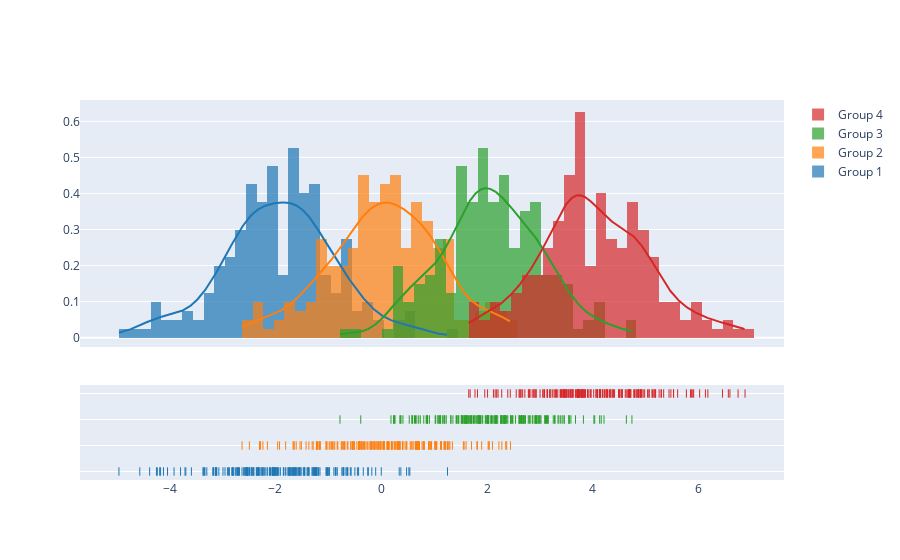

The cell this chart's notebook holds for it:
### Code cell
import plotly.figure_factory as ff

# Add histogram data
x1 = np.random.randn(200) - 2
x2 = np.random.randn(200)
x3 = np.random.randn(200) + 2
x4 = np.random.randn(200) + 4

# Group data together
hist_data = [x1, x2, x3, x4]

group_labels = ['Group 1', 'Group 2', 'Group 3', 'Group 4']

# Create distplot with custom bin_size
fig = ff.create_distplot(hist_data, group_labels, bin_size=.2)
fig.show()

### Figure 1 — Plotly figure (JSON) as saved in the notebook; plotly's stock layout.template omitted (floating-point values rounded to 4 significant figures; data arrays with more than 128 entries replaced by an {"elided": "..."} marker saying what was removed)
{"data": [{"autobinx": false, "histnorm": "probability density", "legendgroup": "Group 1", "marker": {"color": "rgb(31, 119, 180)"}, "name": "Group 1", "opacity": 0.7, "type": "histogram", "x": {"elided": "200 float values"}, "xaxis": "x", "xbins": {"end": 1.251, "size": 0.2, "start": -4.958}, "yaxis": "y"}, {"autobinx": false, "histnorm": "probability density", "legendgroup": "Group 2", "marker": {"color": "rgb(255, 127, 14)"}, "name": "Group 2", "opacity": 0.7, "type": "histogram", "x": {"elided": "200 float values"}, "xaxis": "x", "xbins": {"end": 2.441, "size": 0.2, "start": -2.631}, "yaxis": "y"}, {"autobinx": false, "histnorm": "probability density", "legendgroup": "Group 3", "marker": {"color": "rgb(44, 160, 44)"}, "name": "Group 3", "opacity": 0.7, "type": "histogram", "x": {"elided": "200 float values"}, "xaxis": "x", "xbins": {"end": 4.737, "size": 0.2, "start": -0.7809}, "yaxis": "y"}, {"autobinx": false, "histnorm": "probability density", "legendgroup": "Group 4", "marker": {"color": "rgb(214, 39, 40)"}, "name": "Group 4", "opacity": 0.7, "type": "histogram", "x": {"elided": "200 float values"}, "xaxis": "x", "xbins": {"end": 6.874, "size": 0.2, "start": 1.653}, "yaxis": "y"}, {"legendgroup": "Group 1", "marker": {"color": "rgb(31, 119, 180)"}, "mode": "lines", "name": "Group 1", "showlegend": false, "type": "scatter", "x": {"elided": "500 float values"}, "xaxis": "x", "y": {"elided": "500 float values"}, "yaxis": "y"}, {"legendgroup": "Group 2", "marker": {"color": "rgb(255, 127, 14)"}, "mode": "lines", "name": "Group 2", "showlegend": false, "type": "scatter", "x": {"elided": "500 float values"}, "xaxis": "x", "y": {"elided": "500 float values"}, "yaxis": "y"}, {"legendgroup": "Group 3", "marker": {"color": "rgb(44, 160, 44)"}, "mode": "lines", "name": "Group 3", "showlegend": false, "type": "scatter", "x": {"elided": "500 float values"}, "xaxis": "x", "y": {"elided": "500 float values"}, "yaxis": "y"}, {"legendgroup": "Group 4", "marker": {"color": "rgb(214, 39, 40)"}, "mode": "lines", "name": "Group 4", "showlegend": false, "type": "scatter", "x": {"elided": "500 float values"}, "xaxis": "x", "y": {"elided": "500 float values"}, "yaxis": "y"}, {"legendgroup": "Group 1", "marker": {"color": "rgb(31, 119, 180)", "symbol": "line-ns-open"}, "mode": "markers", "name": "Group 1", "showlegend": false, "type": "scatter", "x": {"elided": "200 float values"}, "xaxis": "x", "y": {"elided": "200 str values"}, "yaxis": "y2"}, {"legendgroup": "Group 2", "marker": {"color": "rgb(255, 127, 14)", "symbol": "line-ns-open"}, "mode": "markers", "name": "Group 2", "showlegend": false, "type": "scatter", "x": {"elided": "200 float values"}, "xaxis": "x", "y": {"elided": "200 str values"}, "yaxis": "y2"}, {"legendgroup": "Group 3", "marker": {"color": "rgb(44, 160, 44)", "symbol": "line-ns-open"}, "mode": "markers", "name": "Group 3", "showlegend": false, "type": "scatter", "x": {"elided": "200 float values"}, "xaxis": "x", "y": {"elided": "200 str values"}, "yaxis": "y2"}, {"legendgroup": "Group 4", "marker": {"color": "rgb(214, 39, 40)", "symbol": "line-ns-open"}, "mode": "markers", "name": "Group 4", "showlegend": false, "type": "scatter", "x": {"elided": "200 float values"}, "xaxis": "x", "y": {"elided": "200 str values"}, "yaxis": "y2"}], "layout": {"barmode": "overlay", "hovermode": "closest", "legend": {"traceorder": "reversed"}, "xaxis": {"anchor": "y2", "domain": [0.0, 1.0], "zeroline": false}, "yaxis": {"anchor": "free", "domain": [0.35, 1], "position": 0.0}, "yaxis2": {"anchor": "x", "domain": [0, 0.25], "dtick": 1, "showticklabels": false}}}
